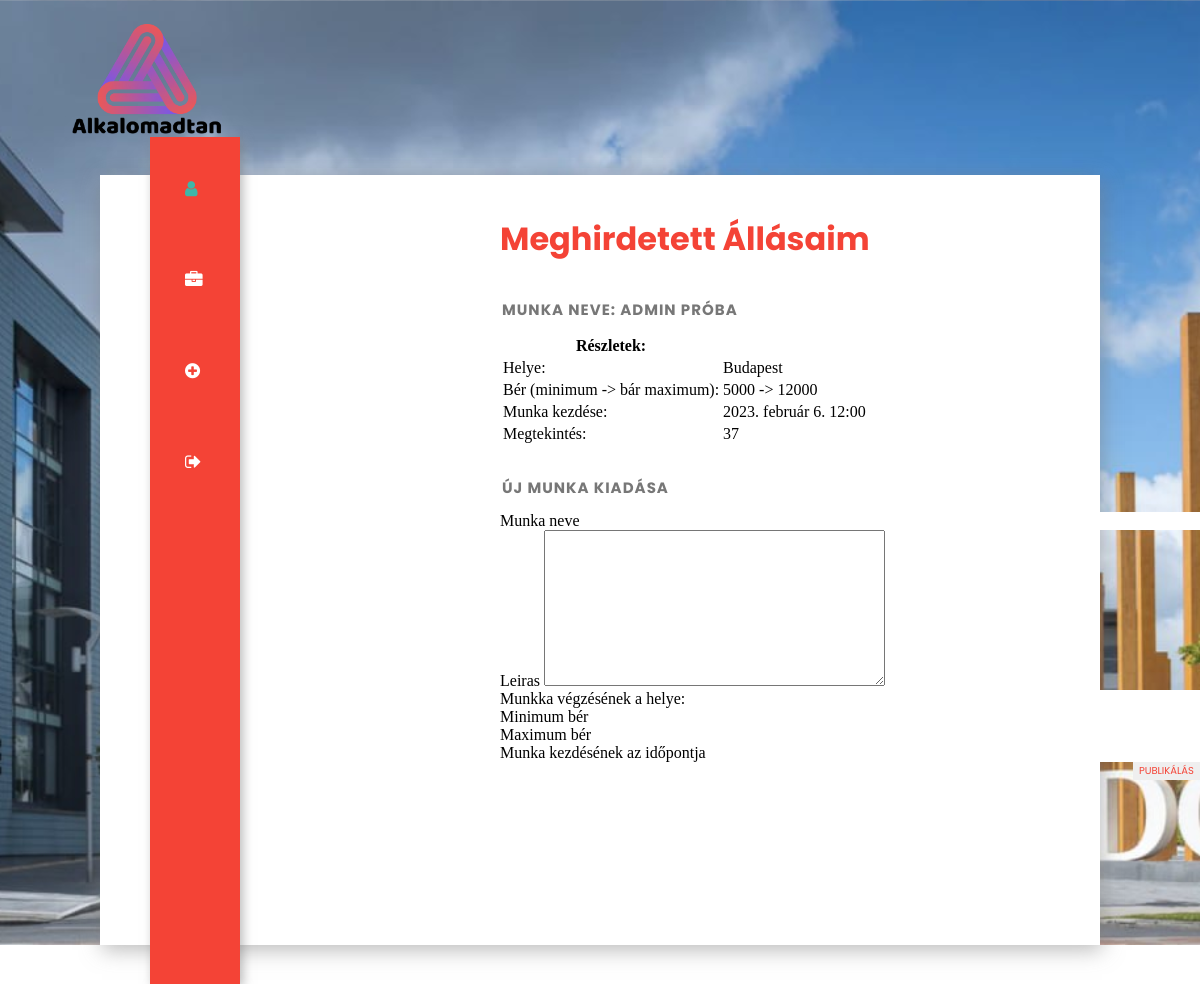
The page /profil/ujmunka/ (signed in) on the database as committed earlier.
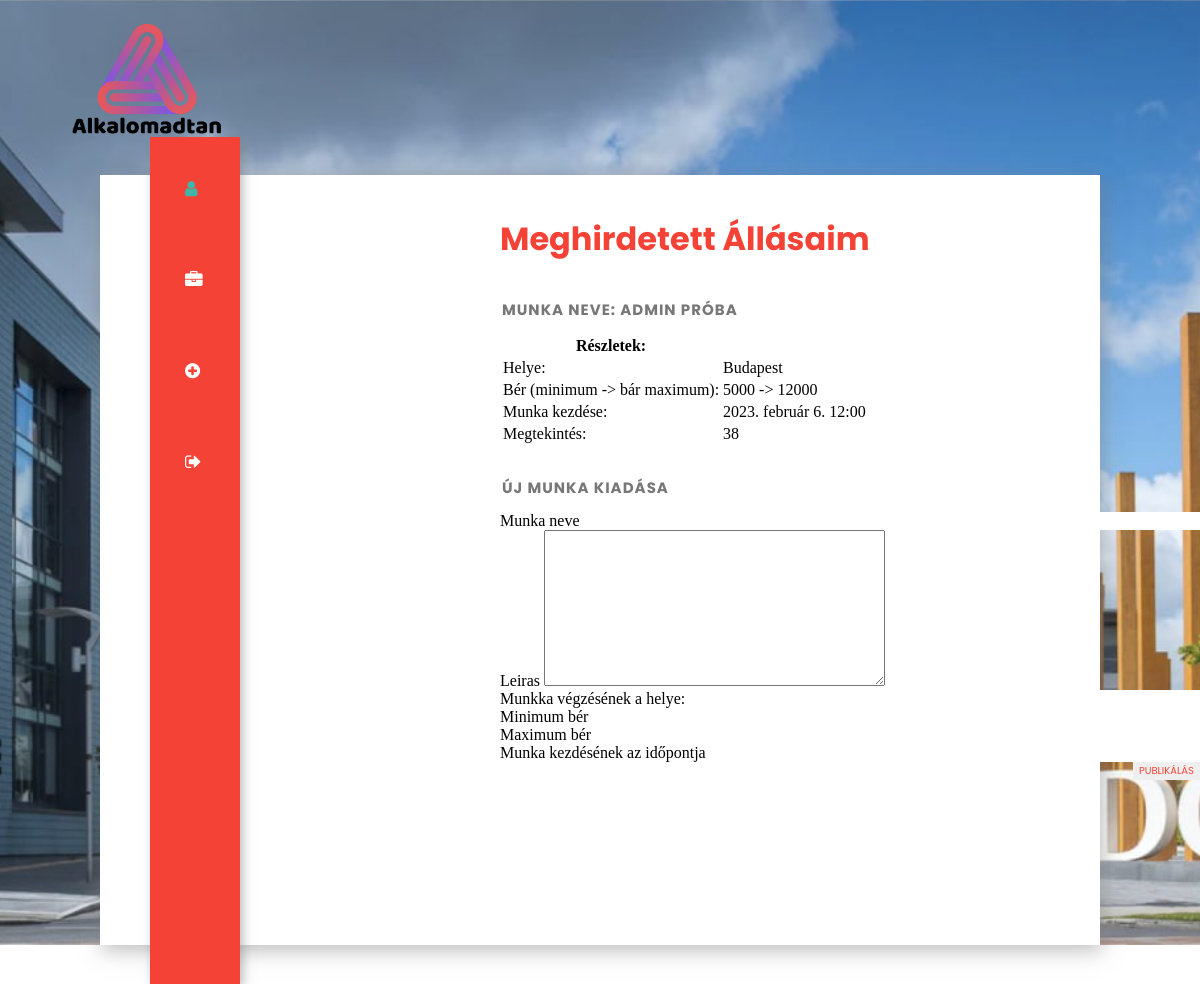
The same page on the database as committed later.
### app/models.py (models this page shows, shortened)
class Munka(models.Model):
    class Meta:
        ordering = ["-katt"]
    nev = models.CharField(max_length=255, null=False)
    leiras = models.TextField(default="", null=False)
    helye = models.CharField(default="", max_length=255)
    katt = models.IntegerField(default=0)
    publikalo = models.ForeignKey(settings.AUTH_USER_MODEL, on_delete=models.CASCADE)
    berMin = models.IntegerField(null=False)
    berMax = models.IntegerField(null=True)
    munkaKezd = models.DateTimeField()

### app/views.py (the view)
# urls.py: path("profil/ujmunka/", views.Profil_UjMunka, name="ProfilUjMunka"),
def Profil_UjMunka(request):
    userId = request.user.id
    userUsername = request.user.username
    felhasznalo = request.user
    print(f"Profil_UjMunka(request) - {userUsername} ({userId})")
    if request.POST:
        if request.user.is_authenticated:
            ujMunkaForm = MunkaFrom(request.POST)
            if ujMunkaForm.is_valid():
                mentendo = ujMunkaForm.save(commit=False)
                mentendo.publikalo = User.objects.get(pk=request.user.id)
                mentendo.save()
                print("Mentve!")
            else:
                print("invalid form")
                print(ujMunkaForm.errors)
    else:
        ujMunkaForm = MunkaFrom()
    template = loader.get_template("app/profile/profilePageAd.html")
    munkak = None
    try:
        munkak = list(Munka.objects.filter(publikalo = request.user.id).values())
    except:
        print(traceback.format_exc())
        munkak = None
    context = {
        "cim": "Profilod",
        "felhasznalo":felhasznalo,
        "form":ujMunkaForm,
        "munka": munkak
        }
    return HttpResponse(template.render(context,request))

### app/forms.py
class MunkaFrom(ModelForm):
    class Meta:
        model = Munka
        fields = "__all__"
        exclude = ["publikalo", "katt"]
    nev = forms.CharField(label="Munka neve", max_length=250)
    leiras = forms.TextInput()
    helye = forms.CharField(label="Munkka végzésének a helye:", max_length=150)
    berMin = forms.IntegerField(label="Minimum bér")
    berMax = forms.IntegerField(label="Maximum bér")
    munkaKezd = forms.DateField(label="Munka kezdésének az időpontja")

### app/templates/app/profile/profilePageAd.html (shortened to what this page needs)
{% extends 'app/layout/commonhead3.html' %}
{% block content %}
{% load static %}
{% if felhasznalo.is_authenticated %}
    {% if munka is not None %}
    <div class="rightbox">
        <div class="profile">
            <h1>Meghirdetett Állásaim</h1>
            {% for i in munka %}
            <div>
                <h2>Munka neve: {{i.nev}}</h2>
                <table>
                    <thead>
                        <th>Részletek:</th>
                    </thead>
                    <tbody>
                        <tr>
                            <td>Helye: </td>
                            <td>{{i.helye}}</td>
                        </tr>
                        <tr>
                            <td>Bér (minimum -> bár maximum): </td>
                            <td>{{i.berMin}} -> {{i.berMax}}</td>
                        </tr>
                        <tr>
                            <td>Munka kezdése: </td>
                            <td>{{i.munkaKezd}}</td>
                        </tr>
                        <tr>
                            <td>Megtekintés: </td>
                            <td>{{i.katt}}</td>
                        </tr>
                    </tbody>
                </table>
                <br>
            </div>
            {% endfor %}
            <h2>Új munka kiadása</h2>
            <div>
<form method="POST">
{% for field in form %}
    <div class="">
        <label class="">{{ field.label }}</label>
        {{ field }}
    </div>
{% endfor %}
<input type="submit" value="Publikálás" class="btn btn-primary">
</form>
            </div>
        </div>
    </div>
    </div>
</section>
    {% endif %}
{% endif %}
{% endblock %}

Rows that differ between the two databases and show on the page:
changed Munka "Budapest": katt "37" → "38"
